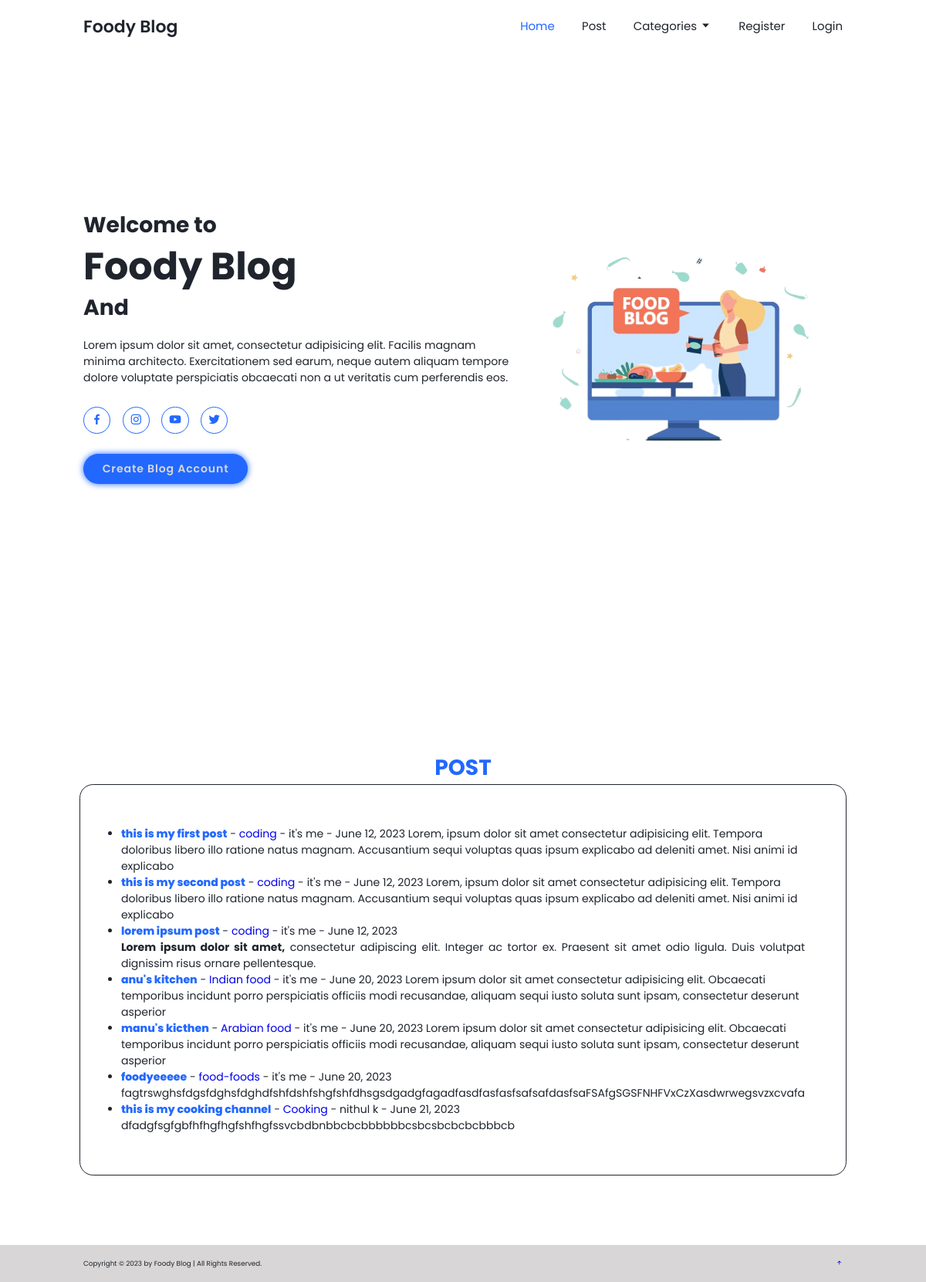
The page / on the database its author committed.
### Blog_app/models.py (models this page shows, shortened)
class Post(models.Model):
    title = models.CharField(max_length=255)
    title_tag = models.CharField(max_length=255, default='Foody Blog')
    author = models.ForeignKey(User, on_delete=models.CASCADE)
    body = models.TextField()
    post_date = models.DateField(auto_now_add=True)
    category = models.CharField(max_length=255, default='Food')
    likes = models.ManyToManyField(User, related_name='blog_posts')

### Blog_app/views.py (the view)
# urls.py: path('', HomeView.as_view(), name="home"),
class HomeView(ListView):
    model = Post
    template_name = 'home.html'
    ordering = ['id']
    def get_context_data(self, *args, **kwargs):
        cat_menu = Category.objects.all()
        context = super(HomeView, self).get_context_data(*args, **kwargs)
        context["cat_menu"] = cat_menu
        return context

### Blog_app/models.py (called while the page is built)
    def __str__(self):
        return self.name

### Blog_app/templates/home.html (shortened to what this page needs)
{% extends 'base.html' %}
{% load static %}
{% block content %}
<br>
<section class="home" id="home">
  <div class="home-content">
      <h3>Welcome to</h3>
      <h1>Foody Blog</h1>
      <h3>And </h3>
      <p>Lorem ipsum dolor sit amet, consectetur adipisicing elit. Facilis magnam minima architecto. Exercitationem sed earum,
      neque autem aliquam tempore dolore voluptate perspiciatis obcaecati non a ut veritatis cum perferendis eos.</p>
      <div class="social-media">
          <a href="#"><i class='bx bxl-facebook' ></i></a>
          <a href="#"><i class='bx bxl-instagram' ></i></a>
          <a href="#"><i class='bx bxl-youtube' ></i></a>
          <a href="#"><i class='bx bxl-twitter' ></i></a>
      </div>
      {% if user.is_authenticated %}
      <a href="{% url 'add_post' %}#article" class="btn">Add Blog Post</a>
      {% else %}
      <a href="{% url 'register' %}#register" class="btn">Create Blog Account</a>
      {% endif %}
  </div>
  <div class="home-img">
      <img src="{% static '/images/blog.png' %}" alt="profile">
  </div>
</section>
<section class="post" id="post">
  <div class="post-content">
  <h3>POST</h3>
  <ul>
    {% for post in object_list  %}
    <li><a href="{% url 'article-detail' post.pk %}" style="color: var(--main-color);font-weight: 800;">{{ post.title }}</a>
      - <a href="{% url 'category' post.category %}">{{ post.category }}</a>
       - {{ post.author.first_name }}
      {{ post.author.last_name }} -
      {{ post.post_date }}
      {{ post.body|slice:":200"|safe }}</li>
    {% endfor %}
  </ul>
</div>
</section>
{% endblock content %}

### Blog_app/static/css/blogg.css (style rules this page uses)
* { margin: 0; padding: 0; box-sizing: border-box; text-decoration: none; border: none; outline: none; scroll-behavior: smooth; font-family: 'poppins', sans-serif; }
:root { --bg-color: #fff; --second-bg-color: #d8d6d6; --text-color:#1f242d; --main-color: #2268ff; }
html { font-size: 62.5%; overflow-x: hidden; }
body { background: var(--bg-color); color: var(--text-color); }
section { min-height: 100vh; padding: 10rem 9% 2rem; }
.home { display: flex; justify-content: center; align-items: center; }
.home-img img { width: 35vw; animation: floatImage 4s ease-in-out infinite; }
.home-content h3 { font-size: 3.2rem; font-weight: 700; }
.home-content h3:nth-of-type(2) { margin-bottom: 2rem; }
.home-content h1 { font-size: 5.6rem; font-weight: 700; line-height: 1.3; }
.home-content p { font-size: 1.6rem; }
.social-media a { display: inline-flex; justify-content: center; align-items: center; width: 4rem; height: 4rem; background: transparent; border: .2rem solid var(--main-color); border-radius: 50%; font-size: 2rem; color: var(--main-color); margin: 3rem 1.5rem 3rem 0; transition: 2s ease; }
.btn { display: inline-block; padding: 1rem 2.8rem; background: var(--main-color); border-radius: 4rem; box-shadow: 0 0 1rem var(--main-color); font-size: 1.6rem; color: var(--second-bg-color); letter-spacing: .1rem; font-weight: 600; transition: 2s ease; }
.post { display: flex; justify-content: center; align-items: center; }
.post-content h3 { font-size: 3.2rem; font-weight: 700; color: var(--main-color); text-align: center; }
.post-content ul { border: .2rem solid var(--text-color); padding: 6rem; border-radius: 2rem; }
.post-content ul li { font-size: 1.6rem; }
@media (max-width: 1200px) { html { font-size: 55%; } }

### rows shown on the page
Post: title "this is my first post", category "coding", author.first_name "it's", author.last_name "me", post_date "June 12, 2023", body "Lorem, ipsum dolor sit amet consectetur adipisicing elit. Tempora doloribus libero illo ratione natus magnam. Accusantium sequi voluptas quas ipsum explicabo ad deleniti amet. Nisi animi id explicabo"
Post: title "this is my second post", category "coding", author.first_name "it's", author.last_name "me", post_date "June 12, 2023", body "Lorem, ipsum dolor sit amet consectetur adipisicing elit. Tempora doloribus libero illo ratione natus magnam. Accusantium sequi voluptas quas ipsum explicabo ad deleniti amet. Nisi animi id explicabo"
Post: title "lorem ipsum post", category "coding", author.first_name "it's", author.last_name "me", post_date "June 12, 2023", body "Lorem ipsum dolor sit amet, consectetur adipiscing elit. Integer ac tortor ex. Praesent sit amet odio ligula. Duis volutpat dignissim risus ornare pellentesque."
Post: title "anu's kitchen", category "Indian food", author.first_name "it's", author.last_name "me", post_date "June 20, 2023", body "Lorem ipsum dolor sit amet consectetur adipisicing elit. Obcaecati temporibus incidunt porro perspiciatis officiis modi recusandae, aliquam sequi iusto soluta sunt ipsam, consectetur deserunt asperior"
Post: title "manu's kicthen", category "Arabian food", author.first_name "it's", author.last_name "me", post_date "June 20, 2023", body "Lorem ipsum dolor sit amet consectetur adipisicing elit. Obcaecati temporibus incidunt porro perspiciatis officiis modi recusandae, aliquam sequi iusto soluta sunt ipsam, consectetur deserunt asperior"
Post: title "foodyeeeee", category "food-foods", author.first_name "it's", author.last_name "me", post_date "June 20, 2023", body "fagtrswghsfdgsfdghsfdghdfshfdshfshgfshfdhsgsdgadgfagadfasdfasfasfsafsafdasfsaFSAfgSGSFNHFVxCzXasdwrwegsvzxcvafa"
Post: title "this is my cooking channel", category "Cooking", author.first_name "nithul", author.last_name "k", post_date "June 21, 2023", body "dfadgfsgfgbfhfhgfhgfshfhgfssvcbdbnbbcbcbbbbbbcsbcsbcbcbcbbbcb"
